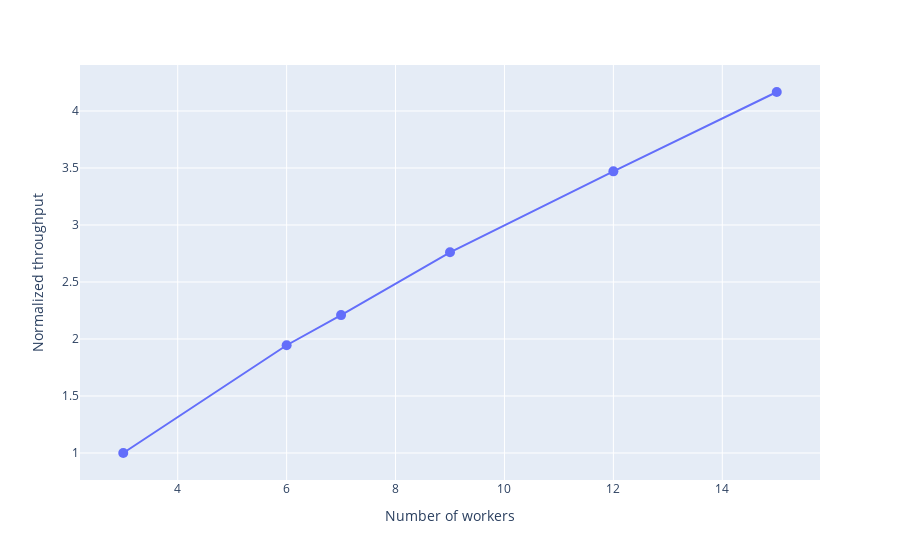

Notebook code for this chart:
### Code cell
# Plot Kowalski scaling
import os

import plotly.graph_objects as go

normalized_throughput = (
    df_kowalski["wall_time_s"].max()
    / df_kowalski["wall_time_s"]
)

fig = go.Figure()
fig.add_trace(
    go.Scatter(
        x=df_kowalski["n_workers"],
        y=normalized_throughput,
        mode="markers+lines",
        marker=dict(size=10),
    )
)
fig.update_layout(
    xaxis_title="Number of workers",
    yaxis_title="Normalized throughput",
    title=None,
)
# Shrink top margin
fig.update_layout(margin=dict(t=65))
os.makedirs("paper/figures", exist_ok=True)
fig.write_image("paper/figures/kowalski-scaling.png", width=800, height=600)
fig

### Figure 1 — Plotly figure (JSON) as saved in the notebook; plotly's stock layout.template omitted (floating-point values rounded to 4 significant figures)
{"data": [{"marker": {"size": 10}, "mode": "markers+lines", "type": "scatter", "x": [3, 6, 7, 9, 12, 15], "y": [1.0, 1.945, 2.209, 2.761, 3.47, 4.167]}], "layout": {"margin": {"t": 65}, "title": {}, "xaxis": {"title": {"text": "Number of workers"}}, "yaxis": {"title": {"text": "Normalized throughput"}}}}
